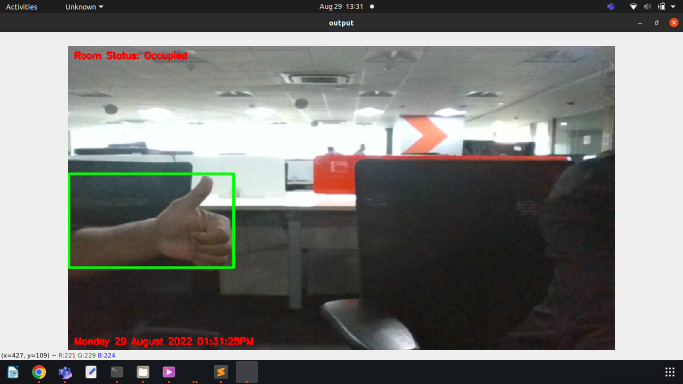
#> input picture occupied.png, 1366 x 768 px, given in place of the camera (shown at 1/2 size)
$ python 'motion detection.py'
#> lines starting #> are read from the running program, lines starting #| are printed output that depends on the picture
#import libraries
import datetime
import imutils
import time
import cv2

#reading video from webcam
a = cv2.VideoCapture(0)


#variable declaring first frame
firstFrame=None

#looping through each frame from video
while (True):
    success, frame = a.read()
#> frame is the input picture: shape (768, 1366, 3); mean B, G, R 118.3, 120.9, 121.2
    if success:  # frame read successfully
        text = "Unoccupied"
        frame = imutils.resize(frame, width=500)
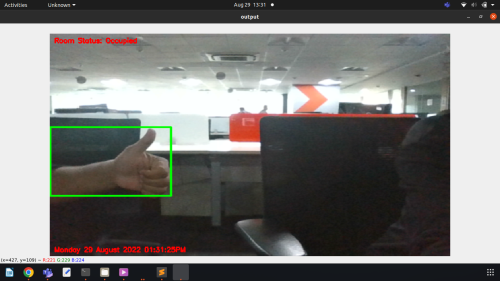
#> frame: shape (281, 500, 3); mean B, G, R 118.3, 120.9, 121.2
        gray = cv2.cvtColor(frame, cv2.COLOR_BGR2GRAY)
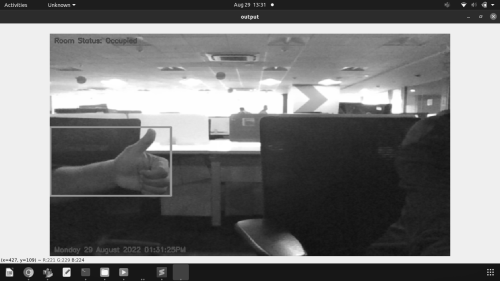
#> gray: shape (281, 500); min 15, max 255, mean 120.7
        gray = cv2.GaussianBlur(gray, (21, 21), 0)
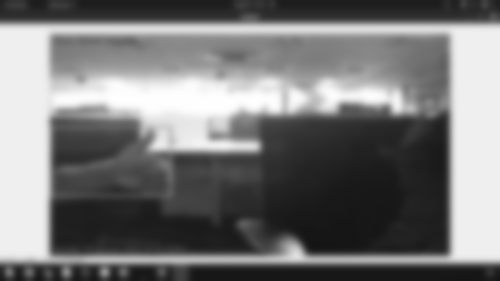
#> gray: shape (281, 500); min 20, max 254, mean 120.7

        # if the first frame is None, initialize it
        if firstFrame is None:
            firstFrame = gray
            continue

    # compute the absolute difference between the current frame and first frame
        frameDelta = cv2.absdiff(firstFrame, gray)
        thresh = cv2.threshold(frameDelta, 25, 255, cv2.THRESH_BINARY)[1]

        # dilate the thresholded image to fill in holes, then find contours on thresholded image
        thresh = cv2.dilate(thresh, None, iterations=2)

        #finding contours
        cnts = cv2.findContours(thresh.copy(), cv2.RETR_EXTERNAL,cv2.CHAIN_APPROX_SIMPLE)
        cnts = imutils.grab_contours(cnts)

        # loop over the contours
        for c in cnts:

            # if the contour is too small, ignore it
            if cv2.contourArea(c) < 5000:
                continue

            # Finding the bounding box for the contour, draw it on the frame and update the text
            (x, y, w, h) = cv2.boundingRect(c)
            cv2.rectangle(frame, (x, y), (x + w, y + h), (0, 255, 0), 2)
            text = "Occupied"

        # Resizing the output window
        cv2.namedWindow("output", cv2.WINDOW_NORMAL)
        frame = cv2.resize(frame, (900, 500))

        #labeling the image with text, date and time
        cv2.putText(frame, datetime.datetime.now().strftime("%A %d %B %Y %I:%M:%S%p"),(10, frame.shape[0] - 10), cv2.FONT_HERSHEY_SIMPLEX, 0.5, (0, 0, 255), 2)
        cv2.putText(frame, "Room Status: {}".format(text), (10, 20),cv2.FONT_HERSHEY_SIMPLEX, 0.5, (0, 0, 255), 2)

        #displaying output
        cv2.imshow('output', frame)
    if cv2.waitKey(1) & 0xFF == ord('q'):
        break

#destroying all windows
a.release()
cv2.destroyAllWindows()
